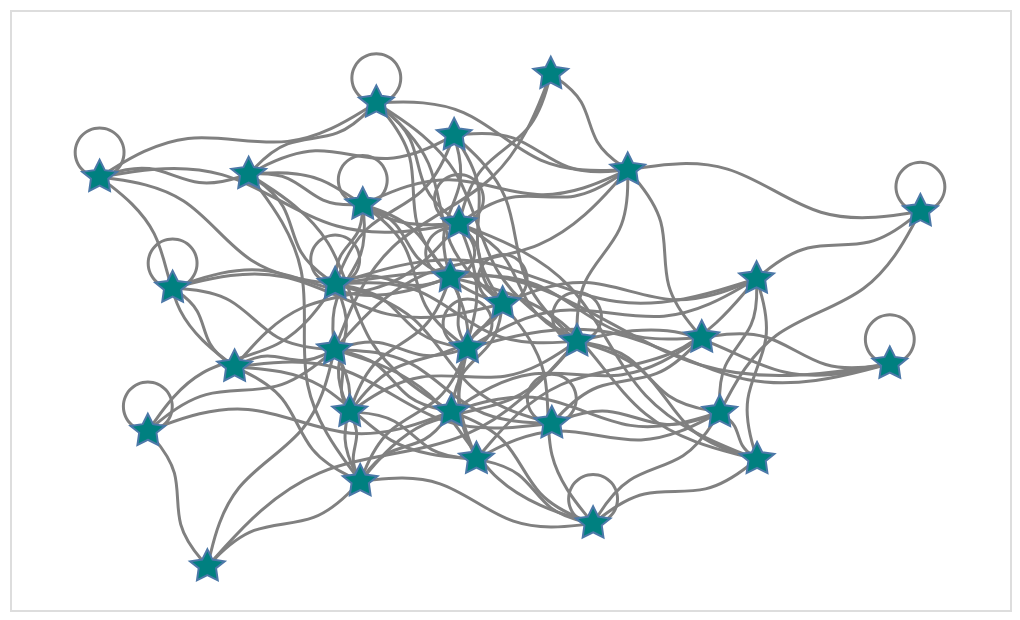

Notebook code for this chart:
### Markdown cell above
Create controls to affect chart parameters:

### Code cell
# Some examples from Altair's Point and Line documentation pages

node_shape_select = alt.binding_select(name = 'node shape',
    options = ['arrow', 'circle', 'square', 'cross', 'diamond', 'wedge', 'stroke',
        'triangle', 'triangle-up', 'triangle-down', 'triangle-right', 'triangle-left',
        'M-1,-1H1V1H-1Z', 'M0,.5L.6,.8L.5,.1L1,-.3L.3,-.4L0,-1L-.3,-.4L-1,-.3L-.5,.1L-.6,.8L0,.5Z'
    ]
)
node_shape_var = alt.param(bind = node_shape_select, value = 'M0,.5L.6,.8L.5,.1L1,-.3L.3,-.4L0,-1L-.3,-.4L-1,-.3L-.5,.1L-.6,.8L0,.5Z')

node_size_slider = alt.binding_range(min = 0, max = 500, step = 10, name = 'node size')
node_size_var = alt.param(bind = node_size_slider, value = 300)

edge_width_slider = alt.binding_range(min = 0, max = 10, step = 0.5, name = 'edge width')
edge_width_var = alt.param(bind = edge_width_slider, value = 1.5)

# Pass the bound parameters through the appropriate *_kwargs (and "register" them on the output chart)
anx.draw_networkx(G, pos,
    node_tooltip = ['name', 'importance', 'viable'],
    curved_edges = True, edge_control_points = [(0.333, 0.1), (0.666, -0.1)],
    node_mark_kwargs = dict(shape = node_shape_var, size = node_size_var),
    edge_mark_kwargs = dict(strokeWidth = edge_width_var)
).add_params(node_shape_var, node_size_var, edge_width_var).interactive()

### Figure 1 — Vega-Lite specification as saved in the notebook (floating-point values rounded to 4 significant figures; data arrays with more than 128 entries replaced by an {"elided": "..."} marker saying what was removed)
{"config": {"view": {"continuousWidth": 300, "continuousHeight": 300}}, "layer": [{"data": {"name": "data-e9bb9c22142bf4c42b8eb122be7c1645"}, "mark": {"type": "line", "color": "grey", "interpolate": "basis", "opacity": 1.0, "strokeWidth": {"expr": "param_6"}}, "encoding": {"detail": {"field": "edge", "type": "quantitative"}, "order": {"field": "order", "type": "quantitative"}, "x": {"axis": null, "field": "x", "type": "quantitative"}, "y": {"axis": null, "field": "y", "type": "quantitative"}}, "name": "view_4"}, {"data": {"name": "data-702ed20e37da8884ddfa615b758712d7"}, "mark": {"type": "point", "fill": "teal", "opacity": 1.0, "shape": {"expr": "param_4"}, "size": {"expr": "param_5"}, "strokeWidth": 1.0}, "encoding": {"tooltip": [{"field": "name", "type": "quantitative"}, {"field": "importance", "type": "quantitative"}, {"field": "viable", "type": "nominal"}], "x": {"axis": null, "field": "x", "type": "quantitative"}, "y": {"axis": null, "field": "y", "type": "quantitative"}}}], "encoding": {"x": {"scale": {"domain": [-0.1819, 1.849]}}, "y": {"scale": {"domain": [-0.08831, 1.13]}}}, "height": 300.0, "params": [{"name": "param_4", "bind": {"input": "select", "options": ["arrow", "circle", "square", "cross", "diamond", "wedge", "stroke", "triangle", "triangle-up", "triangle-down", "triangle-right", "triangle-left", "M-1,-1H1V1H-1Z", "M0,.5L.6,.8L.5,.1L1,-.3L.3,-.4L0,-1L-.3,-.4L-1,-.3L-.5,.1L-.6,.8L0,.5Z"], "name": "node shape"}, "value": "M0,.5L.6,.8L.5,.1L1,-.3L.3,-.4L0,-1L-.3,-.4L-1,-.3L-.5,.1L-.6,.8L0,.5Z"}, {"name": "param_5", "bind": {"input": "range", "max": 500, "min": 0, "name": "node size", "step": 10}, "value": 300}, {"name": "param_6", "bind": {"input": "range", "max": 10, "min": 0, "name": "edge width", "step": 0.5}, "value": 1.5}, {"name": "param_7", "select": {"type": "interval", "encodings": ["x", "y"]}, "bind": "scales", "views": ["view_4"]}], "width": 500.0, "$schema": "https://vega.github.io/schema/vega-lite/v5.17.0.json", "datasets": {"data-e9bb9c22142bf4c42b8eb122be7c1645": {"elided": "893 records"}, "data-702ed20e37da8884ddfa615b758712d7": [{"node": 0, "x": 0.4769, "y": 0.4403, "importance": -0.4845, "name": 737, "viable": "no"}, {"node": 1, "x": 0.7199, "y": 0.8755, "importance": -0.9612, "name": 322, "viable": "yes"}, {"node": 2, "x": 1.334, "y": 0.5845, "importance": -0.1098, "name": 773, "viable": "no"}, {"node": 3, "x": 1.002, "y": 0.08716, "importance": -1.041, "name": 551, "viable": "no"}, {"node": 4, "x": 0.7119, "y": 0.5873, "importance": -1.102, "name": 777, "viable": "no"}, {"node": 5, "x": 1.259, "y": 0.3134, "importance": 1.221, "name": 277, "viable": "yes"}, {"node": 6, "x": 0.7297, "y": 0.6965, "importance": 1.938, "name": 833, "viable": "yes"}, {"node": 7, "x": 0.4784, "y": 0.5734, "importance": -0.01255, "name": 809, "viable": "no"}, {"node": 8, "x": 0.7652, "y": 0.2184, "importance": 0.5267, "name": 968, "viable": "yes"}, {"node": 9, "x": 1.667, "y": 0.721, "importance": 0.1384, "name": 175, "viable": "no"}, {"node": 10, "x": 0.2741, "y": 0.4055, "importance": -2.821, "name": 134, "viable": "no"}, {"node": 11, "x": 0.1483, "y": 0.5656, "importance": -0.6916, "name": 210, "viable": "no"}, {"node": 12, "x": 0.09791, "y": 0.275, "importance": -1.914, "name": 855, "viable": "yes"}, {"node": 13, "x": 1.223, "y": 0.4648, "importance": 0.5605, "name": 69, "viable": "no"}, {"node": 14, "x": 0.3027, "y": 0.7969, "importance": -0.8335, "name": 388, "viable": "yes"}, {"node": 15, "x": 0.0, "y": 0.7908, "importance": 0.5049, "name": 632, "viable": "yes"}, {"node": 16, "x": 0.7471, "y": 0.4435, "importance": 0.5441, "name": 148, "viable": "no"}, {"node": 17, "x": 0.5292, "y": 0.1728, "importance": -0.6239, "name": 730, "viable": "yes"}, {"node": 18, "x": 0.9161, "y": 1.0, "importance": 1.808, "name": 813, "viable": "no"}, {"node": 19, "x": 0.7142, "y": 0.3147, "importance": -0.1827, "name": 360, "viable": "yes"}, {"node": 20, "x": 0.5078, "y": 0.314, "importance": 1.103, "name": 335, "viable": "yes"}, {"node": 21, "x": 0.2188, "y": 0.0, "importance": -0.9515, "name": 406, "viable": "yes"}, {"node": 22, "x": 1.072, "y": 0.8055, "importance": 0.6094, "name": 324, "viable": "no"}, {"node": 23, "x": 0.9693, "y": 0.4574, "importance": -1.588, "name": 940, "viable": "yes"}, {"node": 24, "x": 0.8184, "y": 0.5338, "importance": 0.8406, "name": 534, "viable": "no"}, {"node": 25, "x": 1.335, "y": 0.2179, "importance": 0.41, "name": 907, "viable": "no"}, {"node": 26, "x": 1.605, "y": 0.4114, "importance": -2.441, "name": 565, "viable": "yes"}, {"node": 27, "x": 0.5619, "y": 0.9417, "importance": 0.9723, "name": 563, "viable": "no"}, {"node": 28, "x": 0.5344, "y": 0.735, "importance": -0.477, "name": 740, "viable": "yes"}, {"node": 29, "x": 0.9183, "y": 0.2906, "importance": 0.6371, "name": 622, "viable": "yes"}]}}
